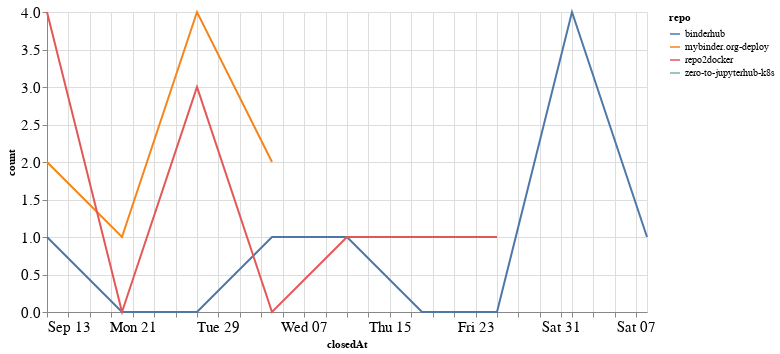

The notebook cell this image was saved under:
### Code cell
closed_by_time = closed_by.groupby('repo').resample('W', on='closedAt').count()['author'].reset_index()
closed_by_time = closed_by_time.rename(columns={'author': 'count'})

alt.Chart(closed_by_time, width=600).mark_line().encode(
    x='closedAt',
    y='count',
    color='repo',
    tooltip="repo"
)

### Figure 1 — Vega-Lite specification as saved in the notebook (floating-point values rounded to 4 significant figures)
{"config": {"axisLeft": {"labelFontSize": 15}, "axisBottom": {"labelFontSize": 15}}, "data": {"name": "data-a85a1c3a5ff94b6f99e71fd6069c1031"}, "mark": "line", "encoding": {"color": {"type": "nominal", "field": "repo"}, "tooltip": {"type": "nominal", "field": "repo"}, "x": {"type": "temporal", "field": "closedAt"}, "y": {"type": "quantitative", "field": "count"}}, "width": 600, "$schema": "https://vega.github.io/schema/vega-lite/v4.8.1.json", "datasets": {"data-a85a1c3a5ff94b6f99e71fd6069c1031": [{"repo": "binderhub", "closedAt": "2020-09-13T00:00:00", "count": 1}, {"repo": "binderhub", "closedAt": "2020-09-20T00:00:00", "count": 0}, {"repo": "binderhub", "closedAt": "2020-09-27T00:00:00", "count": 0}, {"repo": "binderhub", "closedAt": "2020-10-04T00:00:00", "count": 1}, {"repo": "binderhub", "closedAt": "2020-10-11T00:00:00", "count": 1}, {"repo": "binderhub", "closedAt": "2020-10-18T00:00:00", "count": 0}, {"repo": "binderhub", "closedAt": "2020-10-25T00:00:00", "count": 0}, {"repo": "binderhub", "closedAt": "2020-11-01T00:00:00", "count": 4}, {"repo": "binderhub", "closedAt": "2020-11-08T00:00:00", "count": 1}, {"repo": "mybinder.org-deploy", "closedAt": "2020-09-13T00:00:00", "count": 2}, {"repo": "mybinder.org-deploy", "closedAt": "2020-09-20T00:00:00", "count": 1}, {"repo": "mybinder.org-deploy", "closedAt": "2020-09-27T00:00:00", "count": 4}, {"repo": "mybinder.org-deploy", "closedAt": "2020-10-04T00:00:00", "count": 2}, {"repo": "repo2docker", "closedAt": "2020-09-13T00:00:00", "count": 4}, {"repo": "repo2docker", "closedAt": "2020-09-20T00:00:00", "count": 0}, {"repo": "repo2docker", "closedAt": "2020-09-27T00:00:00", "count": 3}, {"repo": "repo2docker", "closedAt": "2020-10-04T00:00:00", "count": 0}, {"repo": "repo2docker", "closedAt": "2020-10-11T00:00:00", "count": 1}, {"repo": "repo2docker", "closedAt": "2020-10-18T00:00:00", "count": 1}, {"repo": "repo2docker", "closedAt": "2020-10-25T00:00:00", "count": 1}, {"repo": "zero-to-jupyterhub-k8s", "closedAt": "2020-10-18T00:00:00", "count": 1}]}}
